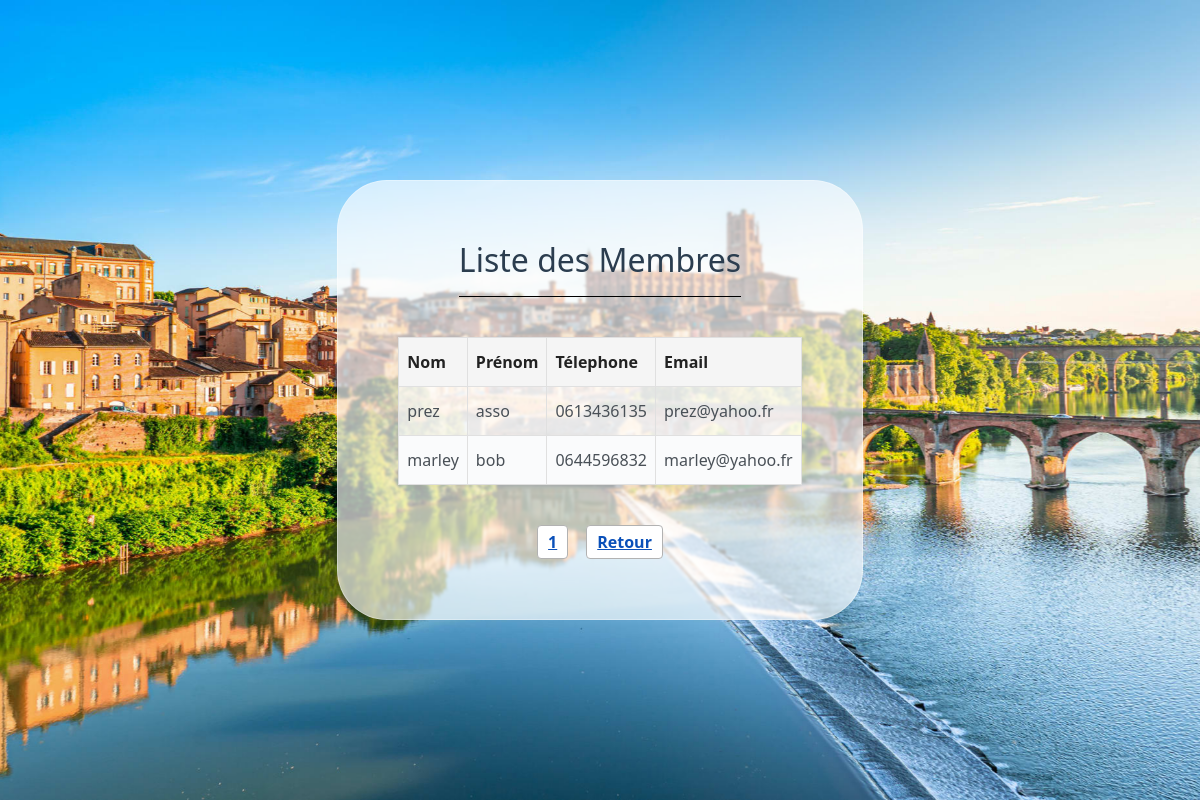
/models/panneauAdmin/listingMembres.php (signed in), run on the app's committed database.
### tables this page shows
CREATE TABLE `utilisateurs` (
  `id_utilisateur` int(11) NOT NULL,
  `nom_utilisateur` text NOT NULL,
  `prenom_utilisateur` text NOT NULL,
  `telephone` text NOT NULL,
  `email` text NOT NULL,
  `password` varchar(255) NOT NULL,
  `profil` text NOT NULL,
  `association_id` int(11) DEFAULT NULL
);

### database/DAO.php (called while the page is built, shortened)
<?php
class DAOReservation {
private $host="localhost";
private $dbname="reservation-salles";
private $username="root";
private $password="";
private $dbh;
public function connexion() {
try {
$this->dbh = new PDO('mysql:host='.$this->host.';dbname='.$this->dbname, $this->username, $this->password);
} catch (PDOException $e) {
throw $e;
}
}
public function getMembresByAssociation($id_association) {
    $membres = $this->dbh->prepare("SELECT * FROM utilisateurs WHERE association_id=?");
    $membres->execute([$id_association]);
    return $membres->fetchAll(PDO::FETCH_ASSOC);
}
}
?>

### models/panneauAdmin/listingMembres.php (the view, shortened to what this page needs)
<?php
require_once('../../database/DAO.php');
$dao = new DAOReservation();
$dao->connexion();
if (isset($_SESSION["association_id"])) {
    $association_id = $_SESSION["association_id"];
} else {
    echo "Aucune association connectée.";
}
$membres =$dao->getMembresByAssociation($association_id);
$parPage = 5;
$page = isset($_GET['page']) ? (int)$_GET['page'] : 1;
$total = count($membres);
$totalPages = ceil($total / $parPage);
$start = ($page - 1) * $parPage;
$membresPage = array_slice($membres, $start, $parPage);
require_once('../../templates/headers.php');
?>
<main id="mainGestion">
    <article id="formGestion">
        <h2 id="titreliste">Liste des Membres</h2>
    <table id="tableListe">
        <thead>
            <tr>
                <th>Nom</th>
                <th>Prénom</th>
                <th>Télephone</th>
                <th>Email</th>
            </tr>
        </thead>
        <tbody>
            <?php foreach ($membresPage as $membre) { ?>
            <tr>
                <td><?php print $membre['nom_utilisateur'] ?></td>
                <td><?php print $membre['prenom_utilisateur'] ?></td>
                <td><?php print $membre['telephone'] ?></td>
                <td><?php print $membre['email'] ?></td>
            </tr>
            <?php } ?>
        </tbody>
    </table>
        <section class="pagination">
            <?php for ($i = 1; $i <= $totalPages; $i++): ?>
                <a href="?page=<?= $i ?>" <?= $i === $page ? 'style="font-weight:bold;text-decoration:underline;"' : '' ?>><?= $i ?></a>
                <a href="../../controllers.php" class="btn-retour" style="font-weight:bold;text-decoration:underline;">Retour</a>
            <?php endfor; ?>
        </section>
    </article>
</main>

### public/styles/components/calendar.css (style rules this page uses)
:root { --bs-link-color-rgb: #2b3d4f; --bs-heading-color: #2b3d4f; }

### public/styles/components/inscription.css (style rules this page uses)
h2 { margin-bottom: 20%; text-align: center; border-bottom: 1px solid #000000; padding-bottom: 16px; }

### public/styles/components/gestion.css (style rules this page uses)
#mainGestion { margin: 0; padding: 0; width: 100vw; min-height: 100vh; display: flex; align-items: center; justify-content: center; background-image: url("../img/pont.jfif"); background-size: cover; background-repeat: no-repeat; background-position: center; image-rendering: auto; background-attachment: fixed; }
#formGestion { display: flex; flex-direction: column; align-items: center; padding: 60px; border-radius: 50px; background: rgba(255, 255, 255, 0.65); -webkit-backdrop-filter: blur(1px); backdrop-filter: blur(1px); border: 1px solid rgba(255, 255, 255, 0.325); }
h2 { margin-bottom: 10%; text-align: center; border-bottom: 1px solid #000000; padding-bottom: 16px; }
.pagination { margin-top: 20px; text-align: center; display: flex; justify-content: center; gap: 8px; }
.pagination a { color: #0a50b9; margin: 0 5px; text-decoration: none; font-weight: normal; border: 1px solid #b2b2b2; padding: 4px 10px; border-radius: 4px; background: #fff; transition: background 0.2s, color 0.2s, border 0.2s; display: inline-block; }
#tableListe { width: 100%; border-collapse: collapse; background: #ffffffa0; box-shadow: 0 2px 8px rgba(0,0,0,0.05); margin-bottom: 20px; }
#tableListe th, #tableListe td { border: 1px solid #e0e0e0; padding: 12px 8px; text-align: left; }
#tableListe th { background-color: #f5f5f5; font-weight: bold; color: #222; }
#tableListe tr:nth-child(even) { background-color: #fafbfc; }

### data on the page
utilisateurs: nom_utilisateur "prez", prenom_utilisateur "asso", telephone "0613436135", email "prez@yahoo.fr"
utilisateurs: nom_utilisateur "marley", prenom_utilisateur "bob", telephone "0644596832", email "marley@yahoo.fr"
